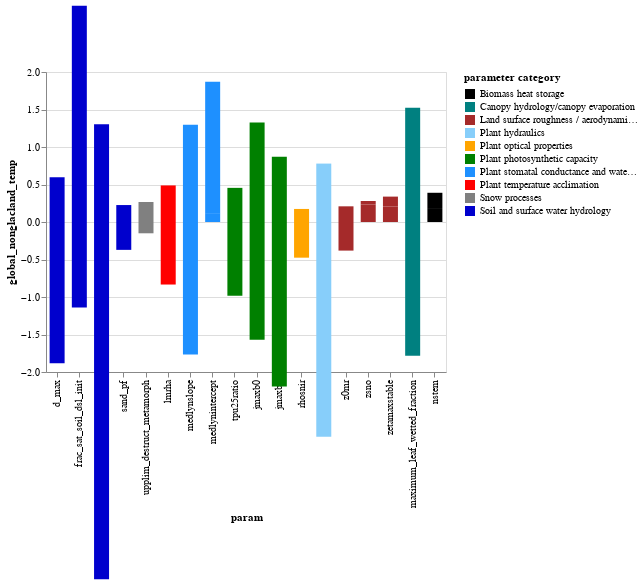

Notebook code cell kept with this figure:
### Code cell
colors = ['black','teal','brown','lightskyblue','orange','green','dodgerblue','red',
         'grey','mediumblue']

#manual_ordered = manual_ordered.sort_values(['col', 'index'], ascending=[False, True])
source = crosswalk


lines=alt.Chart(source).mark_line().encode(
    x=alt.X('param', sort=alt.SortField(field="parameter category",
                                        order='descending')),#, scale=alt.Scale(domain=[minval, maxval])),
    y=alt.Y('global_nonglacland_temp',scale=alt.Scale(domain=[minval, maxval]))
)#.interactive()

points=alt.Chart(source).mark_bar(filled=True, size=15).encode(
    x=alt.X('param', sort=alt.SortField(field="parameter category",
                                        order='descending')),#, scale=alt.Scale(domain=[minval, maxval])),
    y=alt.Y('global_nonglacland_temp',scale=alt.Scale(domain=[-2, 2])),
    #opacity='parameter domain',
    color=alt.Color('parameter category', scale=alt.Scale(range=colors)),
    shape='minmax',
    tooltip=['param', 
             'parameter description',
             'parameter domain', 
             'parameter category', 
             'minmax']
)#.interactive()

points

### Figure 1 — Vega-Lite specification as saved in the notebook (floating-point values rounded to 4 significant figures)
{"$schema": "https://vega.github.io/schema/vega-lite/v3.4.0.json", "config": {"mark": {"tooltip": null}, "view": {"height": 300, "width": 400}}, "data": {"name": "data-53e63b7252f90290b0679c8b9d9487b4"}, "datasets": {"data-53e63b7252f90290b0679c8b9d9487b4": [{"Key_short": "0001", "description": "rhosnir, min", "global_nonglacland_temp": 0.1741, "global_temp": 0.4311, "include": "yes", "key_CLM5PPE": "OAAT0013", "key_coupledPPE": "COUP0001", "key_landonlyPPE": "OFFL0001", "minmax": "min", "notes": null, "param": "rhosnir", "parameter category": "Plant optical properties", "parameter description": "Stem reflectance: near-IR", "parameter domain": "Vegetation"}, {"Key_short": "0037", "description": "rhosnir, max", "global_nonglacland_temp": -0.4757, "global_temp": -0.4941, "include": "yes", "key_CLM5PPE": "OAAT0014", "key_coupledPPE": "COUP0037", "key_landonlyPPE": "OFFL0002", "minmax": "max", "notes": "COUP0037 was run with an extremely small perturbation to the parameter, because the exact parameter file crashed for an unknown reason", "param": "rhosnir", "parameter category": "Plant optical properties", "parameter description": "Stem reflectance: near-IR", "parameter domain": "Vegetation"}, {"Key_short": "0007", "description": "d_max, min", "global_nonglacland_temp": 0.5967, "global_temp": -0.2369, "include": "yes", "key_CLM5PPE": "OAAT0035", "key_coupledPPE": "COUP0007", "key_landonlyPPE": "OFFL0007", "minmax": "min", "notes": null, "param": "d_max", "parameter category": "Soil and surface water hydrology", "parameter description": "Dry surface layer (DSL) parameter", "parameter domain": "Soil and surface water"}, {"Key_short": "0008", "description": "d_max, max", "global_nonglacland_temp": -1.882, "global_temp": 0.08245, "include": "yes", "key_CLM5PPE": "OAAT0036", "key_coupledPPE": "COUP0008", "key_landonlyPPE": "OFFL0008", "minmax": "max", "notes": null, "param": "d_max", "parameter category": "Soil and surface water hydrology", "parameter description": "Dry surface layer (DSL) parameter", "parameter domain": "Soil and surface water"}, {"Key_short": "0009", "description": "frac_sat_soil_dsl_init, min", "global_nonglacland_temp": 2.882, "global_temp": -0.3667, "include": "yes", "key_CLM5PPE": "OAAT0037", "key_coupledPPE": "COUP0009", "key_landonlyPPE": "OFFL0009", "minmax": "min", "notes": null, "param": "frac_sat_soil_dsl_init", "parameter category": "Soil and surface water hydrology", "parameter description": "Fraction of saturated soil for moisture value at which dry surface layer initiates", "parameter domain": "Soil and surface water"}, {"Key_short": "0010", "description": "frac_sat_soil_dsl_init, max", "global_nonglacland_temp": -1.139, "global_temp": 0.2324, "include": "yes", "key_CLM5PPE": "OAAT0038", "key_coupledPPE": "COUP0010", "key_landonlyPPE": "OFFL0010", "minmax": "max", "notes": null, "param": "frac_sat_soil_dsl_init", "parameter category": "Soil and surface water hydrology", "parameter description": "Fraction of saturated soil for moisture value at which dry surface layer initiates", "parameter domain": "Soil and surface water"}, {"Key_short": "0013", "description": "maximum_leaf_wetted_fraction, min", "global_nonglacland_temp": -1.782, "global_temp": -0.5216, "include": "yes", "key_CLM5PPE": "OAAT0072", "key_coupledPPE": "COUP0013", "key_landonlyPPE": "OFFL0013", "minmax": "min", "notes": null, "param": "maximum_leaf_wetted_fraction", "parameter category": "Canopy hydrology/canopy evaporation", "parameter description": "Maximum fraction of leaf that may be wet prior to drip occuring", "parameter domain": "Vegetation"}, {"Key_short": "0014", "description": "maximum_leaf_wetted_fraction, max", "global_nonglacland_temp": 1.522, "global_temp": 0.1732, "include": "yes", "key_CLM5PPE": "OAAT0073", "key_coupledPPE": "COUP0014", "key_landonlyPPE": "OFFL0014", "minmax": "max", "notes": null, "param": "maximum_leaf_wetted_fraction", "parameter category": "Canopy hydrology/canopy evaporation", "parameter description": "Maximum fraction of leaf that may be wet prior to drip occuring", "parameter domain": "Vegetation"}, {"Key_short": "0015", "description": "fff, min", "global_nonglacland_temp": -4.763, "global_temp": -1.063, "include": "yes", "key_CLM5PPE": "OAAT0076", "key_coupledPPE": "COUP0015", "key_landonlyPPE": "OFFL0015", "minmax": "min", "notes": null, "param": "fff", "parameter category": "Soil and surface water hydrology", "parameter description": "Decay factor for fractional saturated area", "parameter domain": "Soil and surface water"}, {"Key_short": "0016", "description": "fff, max", "global_nonglacland_temp": 1.303, "global_temp": 0.05784, "include": "yes", "key_CLM5PPE": "OAAT0077", "key_coupledPPE": "COUP0016", "key_landonlyPPE": "OFFL0016", "minmax": "max", "notes": null, "param": "fff", "parameter category": "Soil and surface water hydrology", "parameter description": "Decay factor for fractional saturated area", "parameter domain": "Soil and surface water"}, {"Key_short": "0017", "description": "upplim_destruct_metamorph, min", "global_nonglacland_temp": 0.2663, "global_temp": 0.1816, "include": "yes", "key_CLM5PPE": "OAAT0098", "key_coupledPPE": "COUP0017", "key_landonlyPPE": "OFFL0017", "minmax": "min", "notes": null, "param": "upplim_destruct_metamorph", "parameter category": "Snow processes", "parameter description": "Upper lim. for snow densification through desctructive metamorphism", "parameter domain": "Snow"}, {"Key_short": "0018", "description": "upplim_destruct_metamorph, max", "global_nonglacland_temp": -0.1506, "global_temp": -0.312, "include": "yes", "key_CLM5PPE": "OAAT0099", "key_coupledPPE": "COUP0018", "key_landonlyPPE": "OFFL0018", "minmax": "max", "notes": null, "param": "upplim_destruct_metamorph", "parameter category": "Snow processes", "parameter description": "Upper lim. for snow densification through desctructive metamorphism", "parameter domain": "Snow"}, {"Key_short": "0019", "description": "medlynslope, max", "global_nonglacland_temp": 1.298, "global_temp": -0.1766, "include": "yes", "key_CLM5PPE": "OAAT0118", "key_coupledPPE": "COUP0019", "key_landonlyPPE": "OFFL0019", "minmax": "max", "notes": null, "param": "medlynslope", "parameter category": "Plant stomatal conductance and water use efficiency", "parameter description": "Medlyn slope of conductance-photosynthesis relationship", "parameter domain": "Vegetation"}, {"Key_short": "0020", "description": "medlynintercept, min", "global_nonglacland_temp": 0.1182, "global_temp": 0.1327, "include": "yes", "key_CLM5PPE": "OAAT0119", "key_coupledPPE": "COUP0020", "key_landonlyPPE": "OFFL0020", "minmax": "min", "notes": null, "param": "medlynintercept", "parameter category": "Plant stomatal conductance and water use efficiency", "parameter description": "Medlyn intercept of conductance-photosynthesis relationship", "parameter domain": "Vegetation"}, {"Key_short": "0021", "description": "tpu25ratio, min", "global_nonglacland_temp": -0.9846, "global_temp": 0.02381, "include": "yes", "key_CLM5PPE": "OAAT0137", "key_coupledPPE": "COUP0021", "key_landonlyPPE": "OFFL0021", "minmax": "min", "notes": null, "param": "tpu25ratio", "parameter category": "Plant photosynthetic capacity", "parameter description": "triose phosphate utilization at 25C", "parameter domain": "Vegetation"}, {"Key_short": "0022", "description": "tpu25ratio, max", "global_nonglacland_temp": 0.4551, "global_temp": -0.07992, "include": "yes", "key_CLM5PPE": "OAAT0138", "key_coupledPPE": "COUP0022", "key_landonlyPPE": "OFFL0022", "minmax": "max", "notes": null, "param": "tpu25ratio", "parameter category": "Plant photosynthetic capacity", "parameter description": "triose phosphate utilization at 25C", "parameter domain": "Vegetation"}, {"Key_short": "0023", "description": "jmaxb0, max", "global_nonglacland_temp": 1.325, "global_temp": 0.1231, "include": "yes", "key_CLM5PPE": "OAAT0146", "key_coupledPPE": "COUP0023", "key_landonlyPPE": "OFFL0023", "minmax": "max", "notes": null, "param": "jmaxb0", "parameter category": "Plant photosynthetic capacity", "parameter description": "the baseline proportion of nitrogen allocated for electron transport (J)", "parameter domain": "Vegetation"}, {"Key_short": "0024", "description": "jmaxb1, min", "global_nonglacland_temp": -2.194, "global_temp": -0.3948, "include": "yes", "key_CLM5PPE": "OAAT0147", "key_coupledPPE": "COUP0024", "key_landonlyPPE": "OFFL0024", "minmax": "min", "notes": null, "param": "jmaxb1", "parameter category": "Plant photosynthetic capacity", "parameter description": "determines response of electron transport rate to light availability", "parameter domain": "Vegetation"}, {"Key_short": "0025", "description": "jmaxb1, max", "global_nonglacland_temp": 0.8703, "global_temp": 0.07954, "include": "yes", "key_CLM5PPE": "OAAT0148", "key_coupledPPE": "COUP0025", "key_landonlyPPE": "OFFL0025", "minmax": "max", "notes": null, "param": "jmaxb1", "parameter category": "Plant photosynthetic capacity", "parameter description": "determines response of electron transport rate to light availability", "parameter domain": "Vegetation"}, {"Key_short": "0026", "description": "kmax, min", "global_nonglacland_temp": -2.862, "global_temp": -0.7141, "include": "yes", "key_CLM5PPE": "OAAT0159", "key_coupledPPE": "COUP0026", "key_landonlyPPE": "OFFL0026", "minmax": "min", "notes": null, "param": "kmax", "parameter category": "Plant hydraulics", "parameter description": "Plant segment max conductance", "parameter domain": "Vegetation"}, {"Key_short": "0027", "description": "kmax, max", "global_nonglacland_temp": 0.7789, "global_temp": 0.4299, "include": "yes", "key_CLM5PPE": "OAAT0160", "key_coupledPPE": "COUP0027", "key_landonlyPPE": "OFFL0027", "minmax": "max", "notes": null, "param": "kmax", "parameter category": "Plant hydraulics", "parameter description": "Plant segment max conductance", "parameter domain": "Vegetation"}, {"Key_short": "0028", "description": "nstem, min", "global_nonglacland_temp": 0.1741, "global_temp": 0.4775, "include": "yes", "key_CLM5PPE": "OAAT0171", "key_coupledPPE": "COUP0028", "key_landonlyPPE": "OFFL0028", "minmax": "min", "notes": null, "param": "nstem", "parameter category": "Biomass heat storage", "parameter description": "Stem number; number of individuals per meter squared (similar to stocking number) [#/m2]", "parameter domain": "Vegetation"}, {"Key_short": "0029", "description": "nstem, max", "global_nonglacland_temp": 0.2155, "global_temp": 0.4303, "include": "yes", "key_CLM5PPE": "OAAT0172", "key_coupledPPE": "COUP0029", "key_landonlyPPE": "OFFL0029", "minmax": "max", "notes": null, "param": "nstem", "parameter category": "Biomass heat storage", "parameter description": "Stem number; number of individuals per meter squared (similar to stocking number) [#/m2]", "parameter domain": "Vegetation"}, {"Key_short": "0030", "description": "lmrha, min", "global_nonglacland_temp": -0.8338, "global_temp": -0.2757, "include": "yes", "key_CLM5PPE": "OAAT0355", "key_coupledPPE": "COUP0030", "key_landonlyPPE": "OFFL0030", "minmax": "min", "notes": null, "param": "lmrha", "parameter category": "Plant temperature acclimation", "parameter description": "activation energy for lmr", "parameter domain": "Vegetation"}, {"Key_short": "0031", "description": "lmrha, max", "global_nonglacland_temp": 0.4877, "global_temp": 0.03437, "include": "yes", "key_CLM5PPE": "OAAT0356", "key_coupledPPE": "COUP0031", "key_landonlyPPE": "OFFL0031", "minmax": "max", "notes": null, "param": "lmrha", "parameter category": "Plant temperature acclimation", "parameter description": "activation energy for lmr", "parameter domain": "Vegetation"}, {"Key_short": "0032", "description": "medlynslope, min", "global_nonglacland_temp": -1.767, "global_temp": -0.2919, "include": "yes", "key_CLM5PPE": "OAAT0400", "key_coupledPPE": "COUP0032", "key_landonlyPPE": "OFFL0032", "minmax": "min", "notes": null, "param": "medlynslope", "parameter category": "Plant stomatal conductance and water use efficiency", "parameter description": "Medlyn slope of conductance-photosynthesis relationship", "parameter domain": "Vegetation"}, {"Key_short": "0033", "description": "jmaxb0, min", "global_nonglacland_temp": -1.57, "global_temp": -0.1882, "include": "yes", "key_CLM5PPE": "OAAT0403", "key_coupledPPE": "COUP0033", "key_landonlyPPE": "OFFL0033", "minmax": "min", "notes": null, "param": "jmaxb0", "parameter category": "Plant photosynthetic capacity", "parameter description": "the baseline proportion of nitrogen allocated for electron transport (J)", "parameter domain": "Vegetation"}, {"Key_short": "0034", "description": "medlynintercept, max", "global_nonglacland_temp": 1.751, "global_temp": -0.134, "include": "yes", "key_CLM5PPE": "OAAT0413", "key_coupledPPE": "COUP0034", "key_landonlyPPE": "OFFL0034", "minmax": "max", "notes": null, "param": "medlynintercept", "parameter category": "Plant stomatal conductance and water use efficiency", "parameter description": "Medlyn intercept of conductance-photosynthesis relationship", "parameter domain": "Vegetation"}, {"Key_short": "0035", "description": "sand_pf, min", "global_nonglacland_temp": -0.3716, "global_temp": -0.1888, "include": "yes", "key_CLM5PPE": "OAAT0458", "key_coupledPPE": "COUP0035", "key_landonlyPPE": "OFFL0035", "minmax": "min", "notes": null, "param": "sand_pf", "parameter category": "Soil and surface water hydrology", "parameter description": "Perturbation factor (via addition) for percent sand (percent)", "parameter domain": "Soil and surface water"}, {"Key_short": "0036", "description": "sand_pf, max", "global_nonglacland_temp": 0.226, "global_temp": 0.01063, "include": "yes", "key_CLM5PPE": "OAAT0459", "key_coupledPPE": "COUP0036", "key_landonlyPPE": "OFFL0036", "minmax": "max", "notes": null, "param": "sand_pf", "parameter category": "Soil and surface water hydrology", "parameter description": "Perturbation factor (via addition) for percent sand (percent)", "parameter domain": "Soil and surface water"}, {"Key_short": "0003", "description": "z0mr, min", "global_nonglacland_temp": -0.3813, "global_temp": -0.05774, "include": "yes", "key_CLM5PPE": "OAAT0023", "key_coupledPPE": "COUP0003", "key_landonlyPPE": "OFFL0003", "minmax": "min", "notes": null, "param": "z0mr", "parameter category": "Land surface roughness / aerodynamic resistance", "parameter description": "Ratio of momentum roughness length to canopy top height", "parameter domain": "Vegetation"}, {"Key_short": "0004", "description": "z0mr, max", "global_nonglacland_temp": 0.209, "global_temp": -0.01291, "include": "yes", "key_CLM5PPE": "OAAT0024", "key_coupledPPE": "COUP0004", "key_landonlyPPE": "OFFL0004", "minmax": "max", "notes": null, "param": "z0mr", "parameter category": "Land surface roughness / aerodynamic resistance", "parameter description": "Ratio of momentum roughness length to canopy top height", "parameter domain": "Vegetation"}, {"Key_short": "0005", "description": "zsno, min", "global_nonglacland_temp": 0.2327, "global_temp": 0.3761, "include": "yes", "key_CLM5PPE": "OAAT0033", "key_coupledPPE": "COUP0005", "key_landonlyPPE": "OFFL0005", "minmax": "min", "notes": null, "param": "zsno", "parameter category": "Land surface roughness / aerodynamic resistance", "parameter description": "Momentum roughness length for snow", "parameter domain": "Snow"}, {"Key_short": "0006", "description": "zsno, max", "global_nonglacland_temp": 0.04768, "global_temp": 0.1788, "include": "yes", "key_CLM5PPE": "OAAT0034", "key_coupledPPE": "COUP0006", "key_landonlyPPE": "OFFL0006", "minmax": "max", "notes": null, "param": "zsno", "parameter category": "Land surface roughness / aerodynamic resistance", "parameter description": "Momentum roughness length for snow", "parameter domain": "Snow"}, {"Key_short": "0011", "description": "zetamaxstable, min", "global_nonglacland_temp": 0.2081, "global_temp": -0.1066, "include": "yes", "key_CLM5PPE": "OAAT0042", "key_coupledPPE": "COUP0011", "key_landonlyPPE": "OFFL0011", "minmax": "min", "notes": null, "param": "zetamaxstable", "parameter category": "Land surface roughness / aerodynamic resistance", "parameter description": "Max value zeta (\"height\" used in Monin-Obukhov theory) can go to under stable conditions. Setting this value prevents the surface from becoming too stable at night, which suppresses mixing and contributes to cold nighttime temperature bias.", "parameter domain": null}, {"Key_short": "0012", "description": "zetamaxstable, max", "global_nonglacland_temp": 0.1305, "global_temp": 0.6904, "include": "yes", "key_CLM5PPE": "OAAT0043", "key_coupledPPE": "COUP0012", "key_landonlyPPE": "OFFL0012", "minmax": "max", "notes": null, "param": "zetamaxstable", "parameter category": "Land surface roughness / aerodynamic resistance", "parameter description": "Max value zeta (\"height\" used in Monin-Obukhov theory) can go to under stable conditions. Setting this value prevents the surface from becoming too stable at night, which suppresses mixing and contributes to cold nighttime temperature bias.", "parameter domain": null}]}, "encoding": {"color": {"field": "parameter category", "scale": {"range": ["black", "teal", "brown", "lightskyblue", "orange", "green", "dodgerblue", "red", "grey", "mediumblue"]}, "type": "nominal"}, "shape": {"field": "minmax", "type": "nominal"}, "tooltip": [{"field": "param", "type": "nominal"}, {"field": "parameter description", "type": "nominal"}, {"field": "parameter domain", "type": "nominal"}, {"field": "parameter category", "type": "nominal"}, {"field": "minmax", "type": "nominal"}], "x": {"field": "param", "sort": {"field": "parameter category", "order": "descending"}, "type": "nominal"}, "y": {"field": "global_nonglacland_temp", "scale": {"domain": [-2, 2]}, "type": "quantitative"}}, "mark": {"filled": true, "size": 15, "type": "bar"}}
